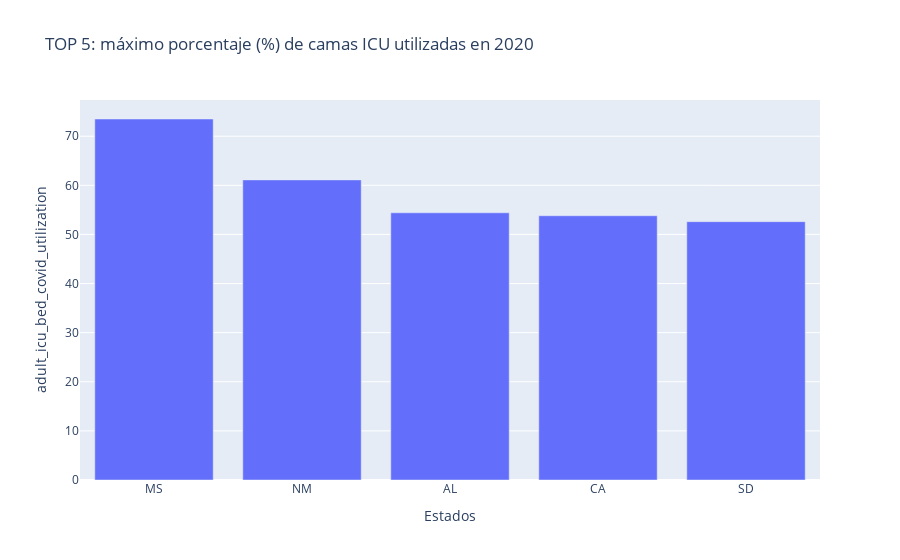

Notebook source saved alongside this figure:
### Code cell
fig = px.bar(df_2020_ICU_porc, x = "state", y = "adult_icu_bed_covid_utilization",
         title='TOP 5: máximo porcentaje (%) de camas ICU utilizadas en 2020',
        labels= {'state':'Estados',
                        'adult_icu_bed_covid_utilization_numerator':'Máximo porcentaje de camas ICU utilizadas'})
fig.show()

### Figure 1 — Plotly figure (JSON) as saved in the notebook; plotly's stock layout.template omitted (floating-point values rounded to 4 significant figures)
{"data": [{"alignmentgroup": "True", "hovertemplate": "Estados=%{x}<br>adult_icu_bed_covid_utilization=%{y}<extra></extra>", "legendgroup": "", "marker": {"color": "#636efa", "pattern": {"shape": ""}}, "name": "", "offsetgroup": "", "orientation": "v", "showlegend": false, "textposition": "auto", "type": "bar", "x": ["MS", "NM", "AL", "CA", "SD"], "xaxis": "x", "y": [73.5, 61.1, 54.4, 53.8, 52.6], "yaxis": "y"}], "layout": {"barmode": "relative", "legend": {"tracegroupgap": 0}, "title": {"text": "TOP 5: máximo porcentaje (%) de camas ICU utilizadas en 2020"}, "xaxis": {"anchor": "y", "domain": [0, 1], "title": {"text": "Estados"}}, "yaxis": {"anchor": "x", "domain": [0, 1], "title": {"text": "adult_icu_bed_covid_utilization"}}}}
